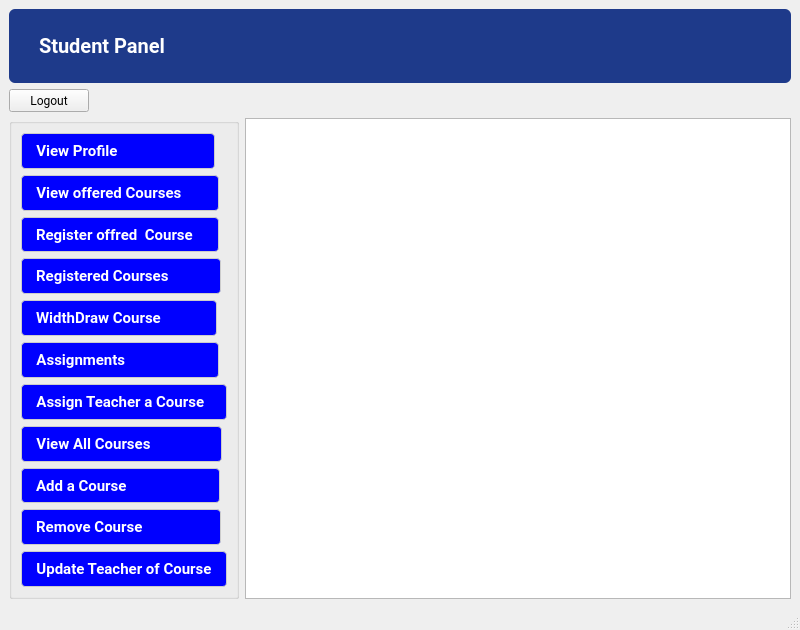
<?xml version="1.0" encoding="UTF-8"?>
<ui version="4.0">
 <class>student</class>
 <widget class="QMainWindow" name="student">
  <property name="geometry">
   <rect>
    <x>0</x>
    <y>0</y>
    <width>800</width>
    <height>630</height>
   </rect>
  </property>
  <property name="windowTitle">
   <string>Student Panel</string>
  </property>
  <property name="windowIcon">
   <iconset resource="resources.qrc">
    <normaloff>:/logo/1.png</normaloff>:/logo/1.png</iconset>
  </property>
  <property name="styleSheet">
   <string notr="true">QWidget {
    background: qlineargradient(
        x1:0, y1:0, x2:0, y2:1,
        stop:0 #EEF2FF,   /* Very light blue */
        stop:1 #E0E7FF    /* Soft educational purple */
    );
    font-family: Segoe UI, Roboto, Arial;
}</string>
  </property>
  <widget class="QWidget" name="centralwidget">
   <layout class="QFormLayout" name="formLayout_2">
    <item row="0" column="0" colspan="2">
     <layout class="QFormLayout" name="formLayout">
      <item row="0" column="0" colspan="2">
       <widget class="QLabel" name="label">
        <property name="sizePolicy">
         <sizepolicy hsizetype="Expanding" vsizetype="Fixed">
          <horstretch>0</horstretch>
          <verstretch>0</verstretch>
         </sizepolicy>
        </property>
        <property name="styleSheet">
         <string notr="true">QLabel {
    background-color: #1E3A8A;   /* Deep academic blue */
    color: white;
	font-weight: bold;
    padding: 25px;
    font-size: 20px;
    border-radius: 6px;
    text-align: center;
}</string>
        </property>
        <property name="text">
         <string>Student Panel</string>
        </property>
       </widget>
      </item>
      <item row="1" column="0">
       <widget class="QPushButton" name="logout">
        <property name="sizePolicy">
         <sizepolicy hsizetype="Fixed" vsizetype="Fixed">
          <horstretch>0</horstretch>
          <verstretch>0</verstretch>
         </sizepolicy>
        </property>
        <property name="contextMenuPolicy">
         <enum>Qt::ContextMenuPolicy::NoContextMenu</enum>
        </property>
        <property name="text">
         <string>Logout</string>
        </property>
       </widget>
      </item>
     </layout>
    </item>
    <item row="1" column="0">
     <widget class="QGroupBox" name="groupBox">
      <property name="sizePolicy">
       <sizepolicy hsizetype="Fixed" vsizetype="Expanding">
        <horstretch>0</horstretch>
        <verstretch>0</verstretch>
       </sizepolicy>
      </property>
      <property name="title">
       <string/>
      </property>
      <layout class="QVBoxLayout" name="verticalLayout">
       <item>
        <widget class="QPushButton" name="viewprofile">
         <property name="sizePolicy">
          <sizepolicy hsizetype="Fixed" vsizetype="Expanding">
           <horstretch>0</horstretch>
           <verstretch>0</verstretch>
          </sizepolicy>
         </property>
         <property name="styleSheet">
          <string notr="true">QPushButton {
    background-color: blue;
     color: white;
	font-weight: bold;
    padding: 6px 14px;
    font-size: 15px;
    border-radius: 4px;
    border: 1px solid #CCCCCC;
}

QPushButton:hover {
    background-color: #E5E5E5;
	color:black
}

QPushButton:pressed {
    background-color: #D4D4D4;
	color:black
}</string>
         </property>
         <property name="text">
          <string>View Profile                      </string>
         </property>
        </widget>
       </item>
       <item>
        <widget class="QPushButton" name="offer">
         <property name="sizePolicy">
          <sizepolicy hsizetype="Fixed" vsizetype="Expanding">
           <horstretch>0</horstretch>
           <verstretch>0</verstretch>
          </sizepolicy>
         </property>
         <property name="styleSheet">
          <string notr="true">QPushButton {
    background-color: blue;
     color: white;
	font-weight: bold;
    padding: 6px 14px;
    font-size: 15px;
    border-radius: 4px;
    border: 1px solid #CCCCCC;
}

QPushButton:hover {
    background-color: #E5E5E5;
	color:black
}

QPushButton:pressed {
    background-color: #D4D4D4;
	color:black
}</string>
         </property>
         <property name="text">
          <string>View offered Courses      </string>
         </property>
        </widget>
       </item>
       <item>
        <widget class="QPushButton" name="reg">
         <property name="sizePolicy">
          <sizepolicy hsizetype="Fixed" vsizetype="Expanding">
           <horstretch>0</horstretch>
           <verstretch>0</verstretch>
          </sizepolicy>
         </property>
         <property name="styleSheet">
          <string notr="true">QPushButton {
    background-color: blue;
     color: white;
	font-weight: bold;
    padding: 6px 14px;
    font-size: 15px;
    border-radius: 4px;
    border: 1px solid #CCCCCC;
}

QPushButton:hover {
    background-color: #E5E5E5;
	color:black
}

QPushButton:pressed {
    background-color: #D4D4D4;
	color:black
}</string>
         </property>
         <property name="text">
          <string>Register offred  Course   </string>
         </property>
        </widget>
       </item>
       <item>
        <widget class="QPushButton" name="view">
         <property name="sizePolicy">
          <sizepolicy hsizetype="Fixed" vsizetype="Expanding">
           <horstretch>0</horstretch>
           <verstretch>0</verstretch>
          </sizepolicy>
         </property>
         <property name="styleSheet">
          <string notr="true">QPushButton {
    background-color: blue;
     color: white;
	font-weight: bold;
    padding: 6px 14px;
    font-size: 15px;
    border-radius: 4px;
    border: 1px solid #CCCCCC;
}

QPushButton:hover {
    background-color: #E5E5E5;
	color:black
}

QPushButton:pressed {
    background-color: #D4D4D4;
	color:black
}</string>
         </property>
         <property name="text">
          <string>Registered Courses          </string>
         </property>
        </widget>
       </item>
       <item>
        <widget class="QPushButton" name="withdraw">
         <property name="sizePolicy">
          <sizepolicy hsizetype="Fixed" vsizetype="Expanding">
           <horstretch>0</horstretch>
           <verstretch>0</verstretch>
          </sizepolicy>
         </property>
         <property name="styleSheet">
          <string notr="true">QPushButton {
    background-color: blue;
     color: white;
	font-weight: bold;
    padding: 6px 14px;
    font-size: 15px;
    border-radius: 4px;
    border: 1px solid #CCCCCC;
}

QPushButton:hover {
    background-color: #E5E5E5;
	color:black
}

QPushButton:pressed {
    background-color: #D4D4D4;
	color:black
}</string>
         </property>
         <property name="text">
          <string>WidthDraw Course           </string>
         </property>
        </widget>
       </item>
       <item>
        <widget class="QPushButton" name="viewassignments">
         <property name="sizePolicy">
          <sizepolicy hsizetype="Fixed" vsizetype="Expanding">
           <horstretch>0</horstretch>
           <verstretch>0</verstretch>
          </sizepolicy>
         </property>
         <property name="styleSheet">
          <string notr="true">QPushButton {
    background-color: blue;
     color: white;
	font-weight: bold;
    padding: 6px 14px;
    font-size: 15px;
    border-radius: 4px;
    border: 1px solid #CCCCCC;
}

QPushButton:hover {
    background-color: #E5E5E5;
	color:black
}

QPushButton:pressed {
    background-color: #D4D4D4;
	color:black
}</string>
         </property>
         <property name="text">
          <string>Assignments                     </string>
         </property>
        </widget>
       </item>
       <item>
        <widget class="QPushButton" name="pushButton_9">
         <property name="sizePolicy">
          <sizepolicy hsizetype="Fixed" vsizetype="Expanding">
           <horstretch>0</horstretch>
           <verstretch>0</verstretch>
          </sizepolicy>
         </property>
         <property name="styleSheet">
          <string notr="true">QPushButton {
    background-color: blue;
     color: white;
	font-weight: bold;
    padding: 6px 14px;
    font-size: 15px;
    border-radius: 4px;
    border: 1px solid #CCCCCC;
}

QPushButton:hover {
    background-color: #E5E5E5;
	color:black
}

QPushButton:pressed {
    background-color: #D4D4D4;
	color:black
}</string>
         </property>
         <property name="text">
          <string>Assign Teacher a Course  </string>
         </property>
        </widget>
       </item>
       <item>
        <widget class="QPushButton" name="pushButton_8">
         <property name="sizePolicy">
          <sizepolicy hsizetype="Fixed" vsizetype="Expanding">
           <horstretch>0</horstretch>
           <verstretch>0</verstretch>
          </sizepolicy>
         </property>
         <property name="styleSheet">
          <string notr="true">QPushButton {
    background-color: blue;
     color: white;
	font-weight: bold;
    padding: 6px 14px;
    font-size: 15px;
    border-radius: 4px;
    border: 1px solid #CCCCCC;
}

QPushButton:hover {
    background-color: #E5E5E5;
	color:black
}

QPushButton:pressed {
    background-color: #D4D4D4;
	color:black
}</string>
         </property>
         <property name="text">
          <string>View All Courses               </string>
         </property>
        </widget>
       </item>
       <item>
        <widget class="QPushButton" name="pushButton_5">
         <property name="sizePolicy">
          <sizepolicy hsizetype="Fixed" vsizetype="Expanding">
           <horstretch>0</horstretch>
           <verstretch>0</verstretch>
          </sizepolicy>
         </property>
         <property name="styleSheet">
          <string notr="true">QPushButton {
    background-color: blue;
     color: white;
	font-weight: bold;
    padding: 6px 14px;
    font-size: 15px;
    border-radius: 4px;
    border: 1px solid #CCCCCC;
}

QPushButton:hover {
    background-color: #E5E5E5;
	color:black
}

QPushButton:pressed {
    background-color: #D4D4D4;
	color:black
}</string>
         </property>
         <property name="text">
          <string>Add a Course                     </string>
         </property>
        </widget>
       </item>
       <item>
        <widget class="QPushButton" name="pushButton_10">
         <property name="sizePolicy">
          <sizepolicy hsizetype="Fixed" vsizetype="Expanding">
           <horstretch>0</horstretch>
           <verstretch>0</verstretch>
          </sizepolicy>
         </property>
         <property name="styleSheet">
          <string notr="true">QPushButton {
    background-color: blue;
     color: white;
	font-weight: bold;
    padding: 6px 14px;
    font-size: 15px;
    border-radius: 4px;
    border: 1px solid #CCCCCC;
}

QPushButton:hover {
    background-color: #E5E5E5;
	color:black
}

QPushButton:pressed {
    background-color: #D4D4D4;
	color:black
}</string>
         </property>
         <property name="text">
          <string>Remove Course                 </string>
         </property>
        </widget>
       </item>
       <item>
        <widget class="QPushButton" name="pushButton_11">
         <property name="sizePolicy">
          <sizepolicy hsizetype="Fixed" vsizetype="Expanding">
           <horstretch>0</horstretch>
           <verstretch>0</verstretch>
          </sizepolicy>
         </property>
         <property name="styleSheet">
          <string notr="true">QPushButton {
    background-color: blue;
     color: white;
	font-weight: bold;
    padding: 6px 14px;
    font-size: 15px;
    border-radius: 4px;
    border: 1px solid #CCCCCC;
}

QPushButton:hover {
    background-color: #E5E5E5;
	color:black
}

QPushButton:pressed {
    background-color: #D4D4D4;
	color:black
}</string>
         </property>
         <property name="text">
          <string>Update Teacher of Course</string>
         </property>
        </widget>
       </item>
      </layout>
     </widget>
    </item>
    <item row="1" column="1">
     <widget class="QTableView" name="tableView"/>
    </item>
   </layout>
  </widget>
  <widget class="QMenuBar" name="menubar">
   <property name="geometry">
    <rect>
     <x>0</x>
     <y>0</y>
     <width>800</width>
     <height>22</height>
    </rect>
   </property>
  </widget>
  <widget class="QStatusBar" name="statusbar"/>
 </widget>
 <resources>
  <include location="resources.qrc"/>
 </resources>
 <connections/>
</ui>
